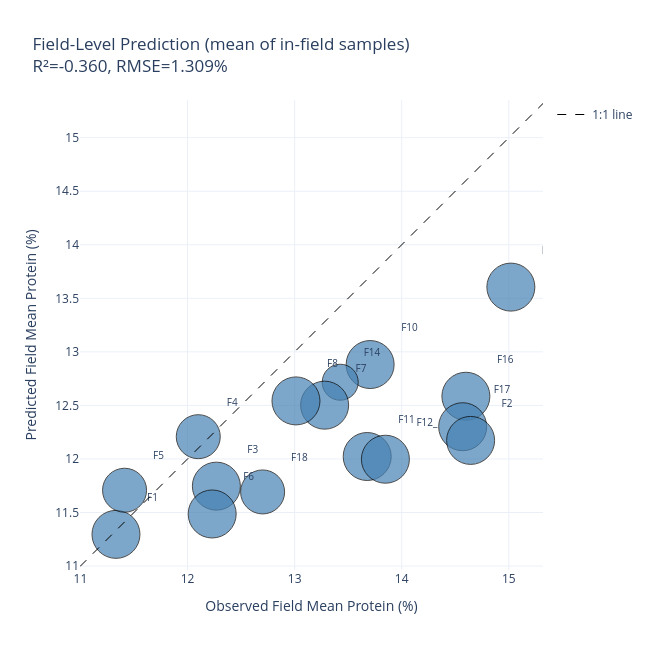

The code cell stored with this chart in its notebook:
### Code cell
field_level = results_df.groupby('field_key').agg(
    obs_field_mean=('protein_pct', 'mean'),
    pred_field_mean=('predicted', 'mean'),
    n_samples=('sample_key', 'count'),
).reset_index()

r2_field = r2_score(field_level['obs_field_mean'], field_level['pred_field_mean'])
rmse_field = np.sqrt(mean_squared_error(field_level['obs_field_mean'], field_level['pred_field_mean']))

all_vals = list(field_level['obs_field_mean']) + list(field_level['pred_field_mean'])
lim_min, lim_max = min(all_vals) - 0.3, max(all_vals) + 0.3

fig = go.Figure()

fig.add_trace(go.Scatter(
    x=field_level['obs_field_mean'],
    y=field_level['pred_field_mean'],
    mode='markers+text',
    marker=dict(
        size=field_level['n_samples'] * 4,
        color='steelblue', opacity=0.7,
        line=dict(color='black', width=1)
    ),
    text=['F' + str(fk) for fk in field_level['field_key']],
    textposition='top right', textfont=dict(size=10),
    hovertemplate=(
        'Field %{text}<br>'
        'Observed: %{x:.2f}%<br>'
        'Predicted: %{y:.2f}%<br>'
        'n=%{marker.size}<extra></extra>'
    ),
    customdata=field_level['n_samples'],
    showlegend=False
))

fig.add_trace(go.Scatter(
    x=[lim_min, lim_max], y=[lim_min, lim_max],
    mode='lines', line=dict(color='black', dash='dash', width=1),
    name='1:1 line'
))

fig.update_layout(
    title=f'Field-Level Prediction (mean of in-field samples)<br>R²={r2_field:.3f}, RMSE={rmse_field:.3f}%',
    xaxis=dict(title='Observed Field Mean Protein (%)', range=[lim_min, lim_max], scaleanchor='y', scaleratio=1),
    yaxis=dict(title='Predicted Field Mean Protein (%)', range=[lim_min, lim_max]),
    width=650, height=650,
    template='plotly_white'
)
fig.show()
fig.write_image(FIGURES_DIR / 'field_level_scatter.svg')

print(f'Field-level R2: {r2_field:.4f}')
print(f'Field-level RMSE: {rmse_field:.4f}%')

### Figure 1 — Plotly figure (JSON) as saved in the notebook; plotly's stock layout.template omitted (floating-point values rounded to 4 significant figures)
{"data": [{"customdata": [12, 12, 12, 12, 9, 12, 12, 11, 12, 12, 11, 11, 12, 12, 12, 12], "hovertemplate": "Field %{text}<br>Observed: %{x:.2f}%<br>Predicted: %{y:.2f}%<br>n=%{marker.size}<extra></extra>", "marker": {"color": "steelblue", "line": {"color": "black", "width": 1}, "opacity": 0.7, "size": [48, 48, 48, 48, 36, 48, 48, 44, 48, 48, 44, 44, 48, 48, 48, 48]}, "mode": "markers+text", "showlegend": false, "text": ["F1", "F10", "F11", "F12_", "F14", "F16", "F17", "F18", "F2", "F3", "F4", "F5", "F6", "F7", "F8", "F9"], "textfont": {"size": 10}, "textposition": "top right", "type": "scatter", "x": [11.33, 13.71, 13.68, 13.85, 13.43, 14.6, 14.57, 12.7, 14.64, 12.27, 12.1, 11.41, 12.23, 13.28, 13.01, 15.02], "y": [11.3, 12.88, 12.02, 12.0, 12.72, 12.59, 12.3, 11.69, 12.17, 11.75, 12.21, 11.71, 11.49, 12.5, 12.54, 13.6]}, {"line": {"color": "black", "dash": "dash", "width": 1}, "mode": "lines", "name": "1:1 line", "type": "scatter", "x": [11.0, 15.32], "y": [11.0, 15.32]}], "layout": {"height": 650, "title": {"text": "Field-Level Prediction (mean of in-field samples)<br>R²=-0.360, RMSE=1.309%"}, "width": 650, "xaxis": {"range": [11.0, 15.32], "scaleanchor": "y", "scaleratio": 1, "title": {"text": "Observed Field Mean Protein (%)"}}, "yaxis": {"range": [11.0, 15.32], "title": {"text": "Predicted Field Mean Protein (%)"}}}}
